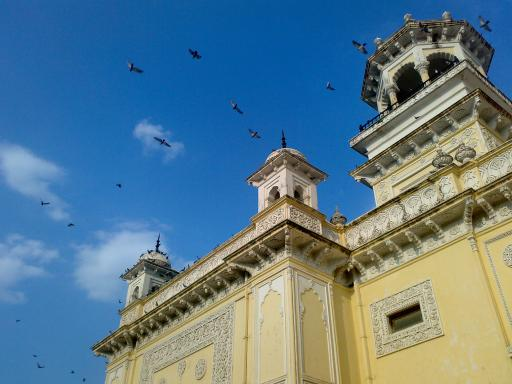
#> input picture workshop1/IMAGES/home.jpg, 512 x 384 px
$ python masks.py
#> lines starting #> are read from the running program, lines starting #| are printed output that depends on the picture; after the words box and inside, x2 and y2 are one past the last pixel; in counts of white or black regions, pixels touching at a corner belong together
from cv2 import cv2
import numpy as np

home = cv2.imread('IMAGES/home.jpg')
#> home is the input picture: shape (384, 512, 3); mean B, G, R 141.2, 123.9, 91.6
logo = cv2.imread('IMAGES/smarties.png')
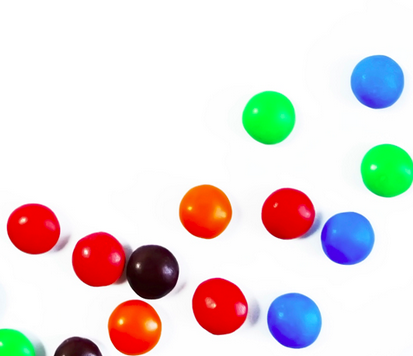
#> input picture workshop1/IMAGES/smarties.png, 413 x 356 px
#> logo is the input picture: shape (356, 413, 3); mean B, G, R 219.1, 220.4, 228.9

h,w,n = logo.shape
#> h = 356; w = 413; n = 3

cut = home[0:h,0:w]

# x = cv2.add(logo,cut)                     THESE 2 DONT WORK- LEAVE THEM COMMENTED OUT
# x = cv2.addWeighted(logo,0.8,cut,0.2,0)

logo_gray = cv2.cvtColor(logo,cv2.COLOR_BGR2GRAY)
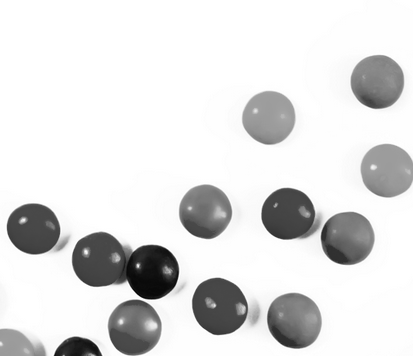
#> logo_gray: shape (356, 413); min 4, max 255, mean 222.8

ret,mask = cv2.threshold(logo_gray,200,255,cv2.THRESH_BINARY_INV)
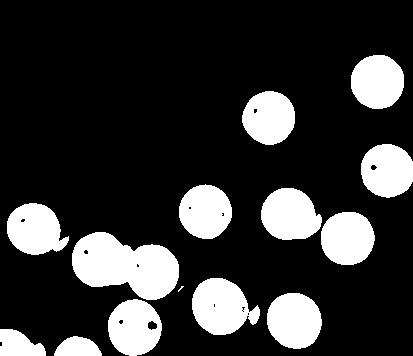
#> mask: shape (356, 413); 20.4% white; 14 white regions (1 under 20 px), largest, box (x1, y1, x2, y2) and area: (72, 232, 179, 300) 4887, (192, 278, 260, 335) 2672, (267, 293, 322, 349) 2431

mask_inv = cv2.bitwise_not(mask)

logo1 = cv2.bitwise_and(logo,logo,mask = mask)
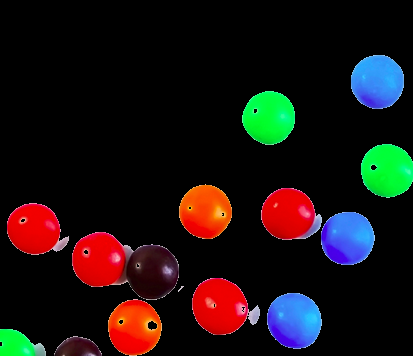
#> logo1: shape (356, 413, 3); mean B, G, R 17.2, 18.6, 27.4


cut = cv2.bitwise_and(cut,cut,mask = mask_inv)
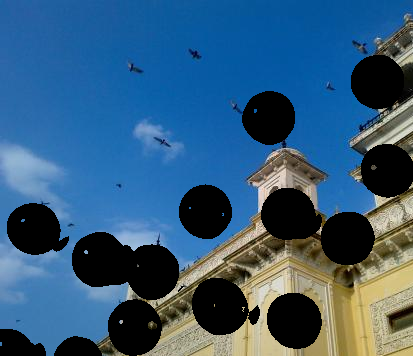
#> cut: shape (356, 413, 3); mean B, G, R 122.4, 91.2, 52


out = cv2.add(logo1,cut)
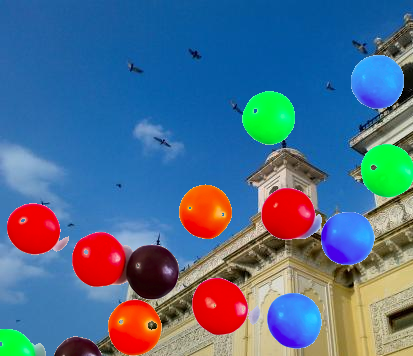
#> out: shape (356, 413, 3); mean B, G, R 139.7, 109.7, 79.3

home[0:h,0:w] = out
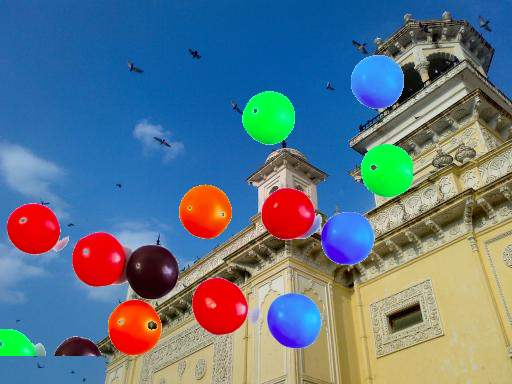
#> home: shape (384, 512, 3); 15.22% of pixels changed, all inside (x1, y1, x2, y2) = (0, 55, 413, 356)


cv2.imshow("home",home)
cv2.imshow("logo_gray",logo_gray)
cv2.imshow("INVERTED MASK",mask_inv)

cv2.imshow("mask",mask)
cv2.imshow("logo1",logo1)
cv2.imshow("cut",cut)

# cv2.imshow("out",out)


# cv2.imshow("cut",cut)


cv2.waitKey(0)
cv2.destroyAllWindows()
